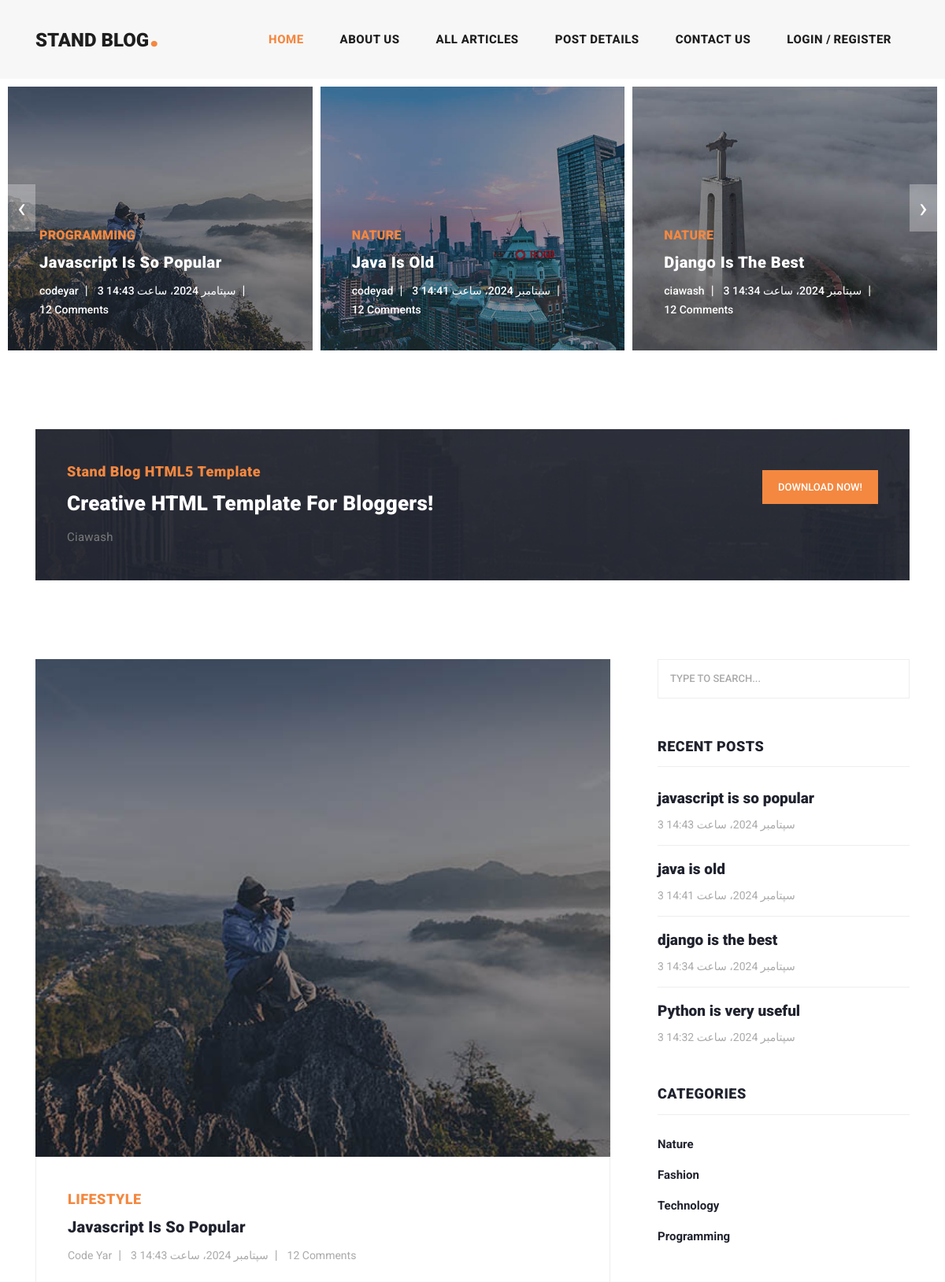
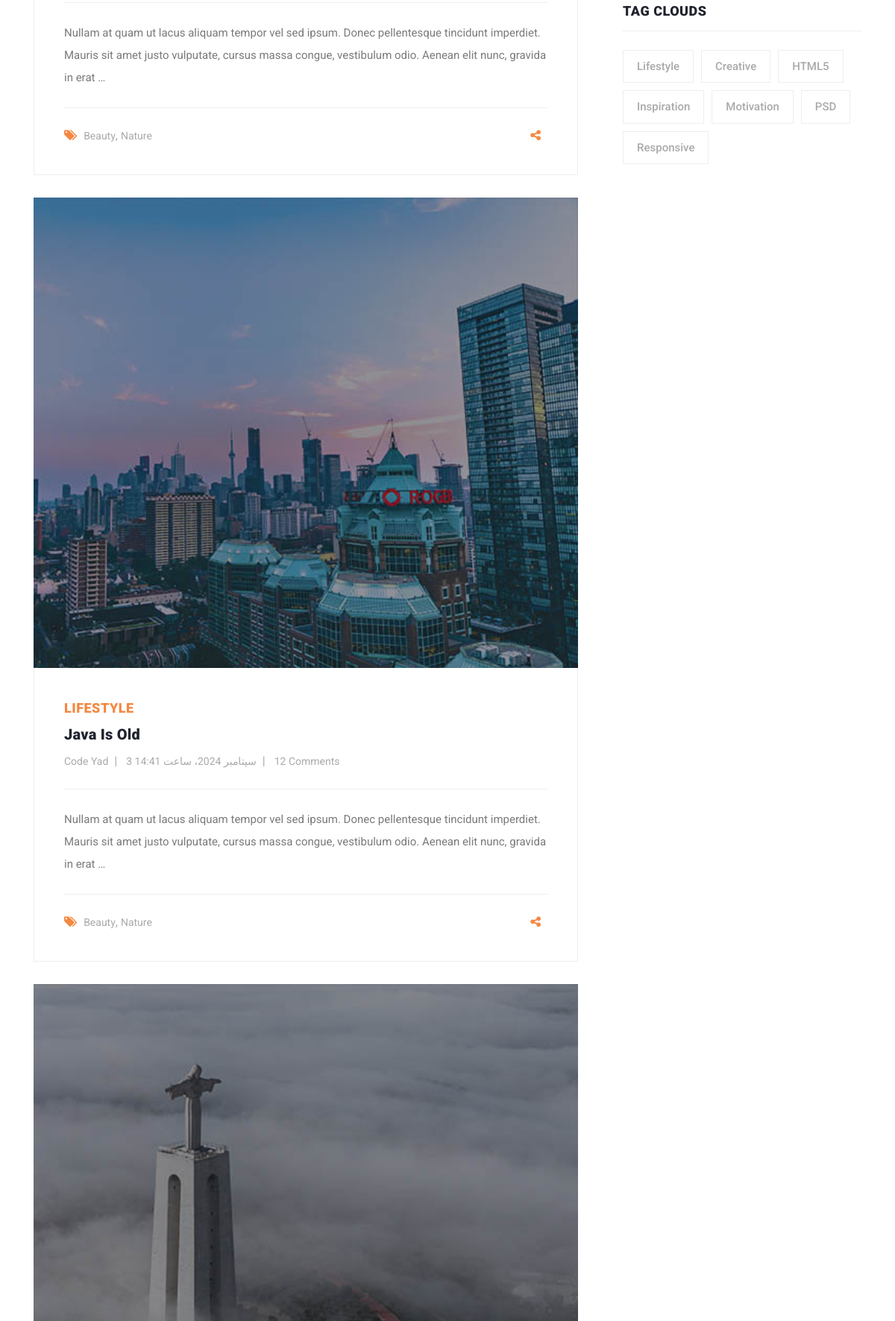
The page / (upper part) on the database its author committed (2 pictures, top to bottom).
### blog/models.py (models this page shows, shortened)
class Article(models.Model):
    author = models.ForeignKey(User, on_delete=models.CASCADE, related_name="articles")
    category = models.ManyToManyField(Category, related_name="articles")
    title = models.CharField(max_length=70, unique_for_date="pub_date")
    body = models.TextField()
    image = models.ImageField(upload_to="images/articles")
    created = models.DateTimeField(auto_now_add=True)
    updated = models.DateTimeField(auto_now=True)
    pub_date = models.DateTimeField(default=timezone.now())
    floatfield = models.FloatField(default=1)
    myfile = models.FileField(upload_to='test', null=True)
    status = models.BooleanField(default=True)
    published = models.BooleanField(default=True)
    slug = models.SlugField(blank=True, unique=True)
    objects = models.Manager()
    custom_manager = ArticleManager()
    def get_absolute_url(self):
        return reverse("blog:article_detail", kwargs={"slug": self.slug}) #The value may be:articles/detail/3              The previous was kwargs={title": self.title}
    class Meta:
        ordering = ("-created",)

class Category(models.Model):
    title = models.CharField(max_length=100)
    created = models.DateTimeField(auto_now_add=True)
    def __str__(self):
        return self.title

### home_app/views.py (the view)
# urls.py: 2. Add a URL to urlpatterns:  path('', views.home, name='home')
def home(request):
    articles = Article.objects.all()
    recent_articles = Article.objects.all().order_by('-created', '-updated')[:3]
    return render(request, "home_app/index.html", {"articles": articles}) #{"articles": articles, "recent_articles": recent_articles})

### context_processors/context_processors.py (called while the page is built)
def recent_articles(request):
    recent_articles = Article.objects.order_by('-created')
    categories = Category.objects.all()
    return {"recent_articles": recent_articles, "categories": categories}

### home_app/templatetags/my_template_tags.py (called while the page is built)
@register.inclusion_tag('home_app/result.html')
def show_result(text):
    return {'text': text}

### home_app/templates/home_app/index.html (shortened to what this page needs)
{% extends "home_app/base.html" %}
{% load static %}
{% load social_share %}
{% load my_template_tags %}
{% block content %}
    <div class="main-banner header-text">
      <div class="container-fluid">
        <div class="owl-banner owl-carousel">
            {% for article in articles %}
             <div class="item">
              <img src="{{ article.image.url }}" alt="{{ article.title }}">
              <div class="item-content">
                <div class="main-content">
                  <div class="meta-category">
                    <span>{{ article.category.first }}</span>
                  </div>
                  <a href="{{ article.get_absolute_url }}"><h4>{{ article.title }}</h4></a>
                  <ul class="post-info">
                    <li><a href="#">{{ article.author.username }}</a></li>
                    <li><a href="#">{{ article.created }}</a></li>
                    <li><a href="#">12 Comments</a></li>
                  </ul>
                </div>
              </div>
             </div>
            {% endfor %}
        </div>
      </div>
    </div>
    <section class="call-to-action">
      <div class="container">
        <div class="row">
          <div class="col-lg-12">
            <div class="main-content">
              <div class="row">
                <div class="col-lg-8">
                  <span>Stand Blog HTML5 Template</span>
                  <h4>Creative HTML Template For Bloggers!</h4>
                  <h4>{% show_result "Ciawash" %}</h4>
                </div>
                <div class="col-lg-4">
                  <div class="main-button">
                    <a rel="nofollow" href="https://templatemo.com/tm-551-stand-blog" target="_parent">Download Now!</a>
                  </div>
                </div>
              </div>
            </div>
          </div>
        </div>
      </div>
    </section>
    <section class="blog-posts">
      <div class="container">
        <div class="row">
          <div class="col-lg-8">
            <div class="all-blog-posts">
              <div class="row">
                {% for article in recent_articles %}
                <div class="col-lg-12">
                  <div class="blog-post">
                    <div class="blog-thumb">
                      <img src="{{ article.image.url }}" alt="">
                    </div>
                    <div class="down-content">
                      <span>Lifestyle</span>
                      <a href="post-details.html"><h4>{{ article.title }}</h4></a>
                      <ul class="post-info">
                        <li><a href="#">{{ article.author.get_full_name }}</a></li>
                        <li><a href="#">{{ article.created }}</a></li>
                        <li><a href="#">12 Comments</a></li>
                      </ul>
                      <p>{{ article.body | truncatewords:30}}</p>
                      <div class="post-options">
                        <div class="row">
                          <div class="col-6">
                            <ul class="post-tags">
                              <li><i class="fa fa-tags"></i></li>
                              <li><a href="#">Beauty</a>,</li>
                              <li><a href="#">Nature</a></li>
                            </ul>
                          </div>
                          <div class="col-6">
                            <ul class="post-share">
                              <li><i class="fa fa-share-alt"></i></li>
                            </ul>
                          </div>
                        </div>
                      </div>
                    </div>
                  </div>
                </div>
                {% endfor %}
              </div>
            </div>
          </div>
          {% include "includes/sidebar.html" %}
        </div>
      </div>
    </section>
{% endblock %}

### home_app/templates/includes/sidebar.html
<div class="col-lg-4">
    <div class="sidebar">
      <div class="row">
        <div class="col-lg-12">
          <div class="sidebar-item search">
            <form id="search_form" name="gs" method="GET" action="{% url 'blog:search_articles' %}">
              <input type="text" name="q" class="searchText" placeholder="type to search..." autocomplete="on">
            </form>
          </div>
        </div>
        <div class="col-lg-12">
          <div class="sidebar-item recent-posts">
            <div class="sidebar-heading">
              <h2>Recent Posts</h2>
            </div>
            <div class="content">
              <ul>
                {% for article in recent_articles %}
                <li><a href="{% url "blog:article_detail" article.slug %}">
                  <h5>{{ article.title }}</h5>
                  <span>{{ article.created }}</span>
                </a></li>
                {% endfor %}
              </ul>
            </div>
          </div>
        </div>
        <div class="col-lg-12">
          <div class="sidebar-item categories">
            <div class="sidebar-heading">
              <h2>Categories</h2>
            </div>
            <div class="content">
              <ul>
                {% for cat in categories %}
                <li><a href="{% url "blog:category_detail" cat.id %}">{{ cat.title }}</a></li>
                {% endfor %}
              </ul>
            </div>
          </div>
        </div>
        <div class="col-lg-12">
          <div class="sidebar-item tags">
            <div class="sidebar-heading">
              <h2>Tag Clouds</h2>
            </div>
            <div class="content">
              <ul>
                <li><a href="#">Lifestyle</a></li>
                <li><a href="#">Creative</a></li>
                <li><a href="#">HTML5</a></li>
                <li><a href="#">Inspiration</a></li>
                <li><a href="#">Motivation</a></li>
                <li><a href="#">PSD</a></li>
                <li><a href="#">Responsive</a></li>
              </ul>
            </div>
          </div>
        </div>
      </div>
    </div>
  </div>

### rows shown on the page
Article: image (picture), category.first "PROGRAMMING", title "Javascript Is So Popular", author.username "codeyar", created "3 سپتامبر 2024، ساعت 14:43", author.get_full_name "Code Yar", body "Nullam at quam ut lacus aliquam tempor vel sed ipsum. Donec pellentesque tincidunt imperdiet. Mauris sit amet justo vulputate, cursus massa congue, vestibulum odio. Aenean elit nunc, gravida in erat …", title "javascript is so popular"
Article: image (picture), category.first "NATURE", title "Java Is Old", author.username "codeyad", created "3 سپتامبر 2024، ساعت 14:41", author.get_full_name "Code Yad", body "Nullam at quam ut lacus aliquam tempor vel sed ipsum. Donec pellentesque tincidunt imperdiet. Mauris sit amet justo vulputate, cursus massa congue, vestibulum odio. Aenean elit nunc, gravida in erat …", title "java is old"
Article: image (picture), category.first "NATURE", title "Django Is The Best", author.username "ciawash", created "3 سپتامبر 2024، ساعت 14:34", title "django is the best"
Article: title "Python is very useful", created "3 سپتامبر 2024، ساعت 14:32"
Category: title "Nature"
Category: title "Fashion"
Category: title "Technology"
Category: title "Programming"

### other values the page prints
{{ text }} "Ciawash"
